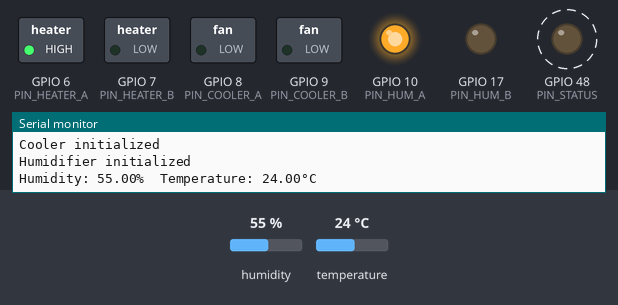
A sketch run on a simulated ESP32-S3. Shown: switched loads named in the sketch (green lamp = pin HIGH), output pins drawn as LEDs (lit = HIGH), the last lines printed to the serial monitor. Dashed ring = blinking. Inputs (shaded band) come from the test bench; at power-on: temperature 24 °C, humidity 55 %.

Above: at 1.2 s.
1.3 s: temperature set to 20.7 °C
6.2 s: temperature set to 19.6 °C
At 10.9 s:
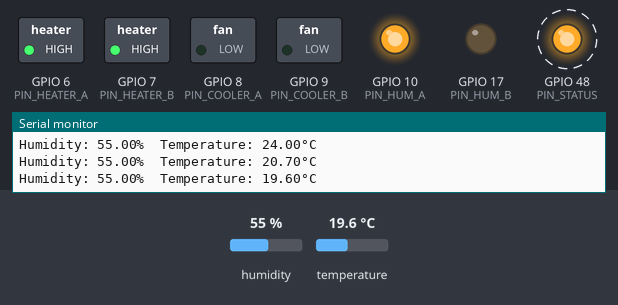
11.1 s: temperature set to 28 °C
At 15.8 s:
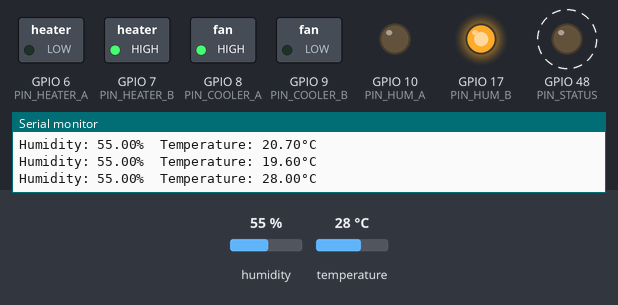
16.0 s: humidity set to 88 %
At 19.1 s:
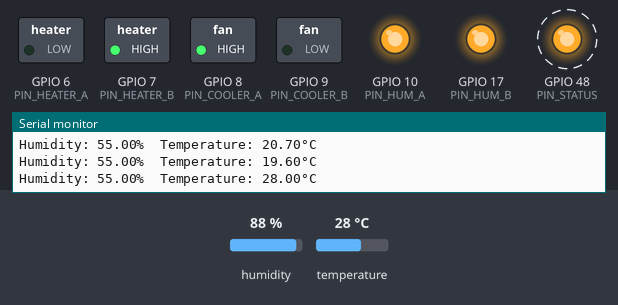
20.9 s: humidity set to 71 %
25.8 s: humidity set to 68 %
At 31.2 s:
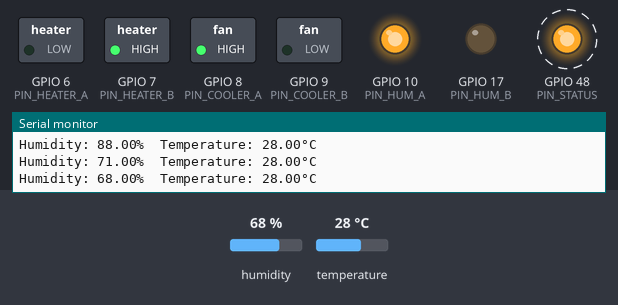
Timing chart, 0 to 31.7 s (numbered marks = the images above; inputs shaded):
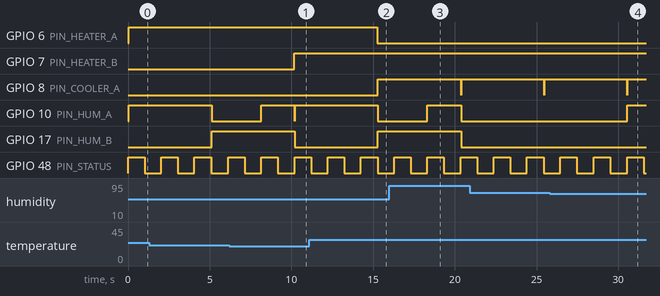

Measured:
- the behaviour switches between 20 and 19.9 °C on temperature (found by bisection; images 0 and 1)
- the behaviour switches between 70 and 69 % on humidity (found by bisection; images 3 and 4)
- after the input at 6.2 s, GPIO 7 (PIN_HEATER_B): LOW → HIGH after 4.0 s
- after the input at 11.1 s, GPIO 6 (PIN_HEATER_A): HIGH → LOW after 4.2 s; GPIO 8 (PIN_COOLER_A): LOW → HIGH after 4.2 s
- after the input at 16.0 s, GPIO 10 (PIN_HUM_A): goes on until 20.4 s, then stays LOW
- after the input at 25.8 s, GPIO 10 (PIN_HUM_A): LOW → HIGH after 4.8 s
- by itself, GPIO 48 (PIN_STATUS): alternates HIGH for 1.0 s and LOW for 1.0 s

The sketch:

main.ino
```cpp
#include "scheduler.h"
#include "software_timer.h"
#include "app_config.h"
#include <Arduino.h>

#include "task_heartbeat.h"
#include "task_sensor.h"
#include "task_heater.h"
#include "task_cooler.h"
#include "task_humidifier.h"


void TIMER_ISR(void *pvParameters) {
  while (1) {
    SCH_Update();
    vTaskDelay(10);
  }
}


void setup() {
  // Initialize all components
  initHeartbeat();
  initSensor();
  initHeater();
  initCooler(0);
  initHumidifier(1);


  xTaskCreate(TIMER_ISR, "TIMER_ISR", 2048, NULL, 2, NULL);
  SCH_Init();


  SCH_Add_Task(timerRun, 0, TICKS(1000));         // Add the timer run task (1 second cycle)

  // Add tasks to the scheduler
  SCH_Add_Task(taskBlink, 0, TICKS(1000));           // Heartbeat LED - blink every 1s
  SCH_Add_Task(taskReadSensor, 0, TICKS(5000));  // Read sensor every 5s
  SCH_Add_Task(taskHeater, 0, TICKS(5000));  // Update heater every 5s (after read new data from sensor)
  SCH_Add_Task(taskCooler, 0, 1);
  SCH_Add_Task(taskHumidifier, 0, 1);

}

void loop() {
  SCH_Dispatch_Tasks();
}
```

scheduler.c
```cpp
#include "Arduino.h"
#include "scheduler.h"

#ifdef __cplusplus
extern "C" {
#endif

#define INTERRUPT_CYCLE			10 // 10 milliseconds
#define PRESCALER			    	64
#define COUNTER_START 			65536 - INTERRUPT_CYCLE * 1000 * 16 / 64	// 16M is Core Clock

typedef struct {
	void ( * pTask)(void);
	uint32_t Delay;
	uint32_t Period;
	uint8_t RunMe;
	uint32_t TaskID;
} sTask;

// The array of tasks
static sTask SCH_tasks_G[SCH_MAX_TASKS];
static uint8_t array_Of_Task_ID[SCH_MAX_TASKS];
static uint32_t newTaskID = 0;
static uint32_t rearQueue = 0;
static uint32_t count_SCH_Update = 0;


static uint32_t Get_New_Task_ID(void);
static void TIMER_Init();

//Hardware timer handler
hw_timer_t *Timer0_Cfg = NULL;


void SCH_Init(void){
	//TIMER_Init();

}

void SCH_Update(void){
	// Check if there is a task at this location
	count_SCH_Update ++;
	if (SCH_tasks_G[0].pTask && SCH_tasks_G[0].RunMe == 0) {
		if(SCH_tasks_G[0].Delay > 0){
			SCH_tasks_G[0].Delay = SCH_tasks_G[0].Delay - 1;
		}
		if (SCH_tasks_G[0].Delay == 0) {
			SCH_tasks_G[0].RunMe = 1;
		}
	}
}
uint32_t SCH_Add_Task(void (* pFunction)(), uint32_t DELAY, uint32_t PERIOD){
	uint8_t newTaskIndex = 0;
	uint32_t sumDelay = 0;
	uint32_t newDelay = 0;

	for(newTaskIndex = 0; newTaskIndex < SCH_MAX_TASKS; newTaskIndex ++){
		sumDelay = sumDelay + SCH_tasks_G[newTaskIndex].Delay;
		if(sumDelay > DELAY){
			newDelay = DELAY - (sumDelay - SCH_tasks_G[newTaskIndex].Delay);
			SCH_tasks_G[newTaskIndex].Delay = sumDelay - DELAY;
			for(uint8_t i = SCH_MAX_TASKS - 1; i > newTaskIndex; i --){
//				if(SCH_tasks_G[i - 1].pTask != 0)
				{
					SCH_tasks_G[i].pTask = SCH_tasks_G[i - 1].pTask;
					SCH_tasks_G[i].Period = SCH_tasks_G[i - 1].Period;
					SCH_tasks_G[i].Delay = SCH_tasks_G[i - 1].Delay;
//					SCH_tasks_G[i].RunMe = SCH_tasks_G[i - 1].RunMe;
					SCH_tasks_G[i].TaskID = SCH_tasks_G[i - 1].TaskID;
				}
			}
			SCH_tasks_G[newTaskIndex].pTask = pFunction;
			SCH_tasks_G[newTaskIndex].Delay = newDelay;
			SCH_tasks_G[newTaskIndex].Period = PERIOD;
			if(SCH_tasks_G[newTaskIndex].Delay == 0){
				SCH_tasks_G[newTaskIndex].RunMe = 1;
			} else {
				SCH_tasks_G[newTaskIndex].RunMe = 0;
			}
			SCH_tasks_G[newTaskIndex].TaskID = Get_New_Task_ID();
			return SCH_tasks_G[newTaskIndex].TaskID;
		} else {
			if(SCH_tasks_G[newTaskIndex].pTask == 0x0000){
				SCH_tasks_G[newTaskIndex].pTask = pFunction;
				SCH_tasks_G[newTaskIndex].Delay = DELAY - sumDelay;
				SCH_tasks_G[newTaskIndex].Period = PERIOD;
				if(SCH_tasks_G[newTaskIndex].Delay == 0){
					SCH_tasks_G[newTaskIndex].RunMe = 1;
				} else {
					SCH_tasks_G[newTaskIndex].RunMe = 0;
				}
				SCH_tasks_G[newTaskIndex].TaskID = Get_New_Task_ID();
				return SCH_tasks_G[newTaskIndex].TaskID;
			}
		}
	}
	return SCH_tasks_G[newTaskIndex].TaskID;
}


uint8_t SCH_Delete_Task(uint32_t taskID){
	uint8_t Return_code  = 0;
	uint8_t taskIndex;
	uint8_t j;
	if(taskID != NO_TASK_ID){
		for(taskIndex = 0; taskIndex < SCH_MAX_TASKS; taskIndex ++){
			if(SCH_tasks_G[taskIndex].TaskID == taskID){
				Return_code = 1;
				if(taskIndex != 0 && taskIndex < SCH_MAX_TASKS - 1){
					if(SCH_tasks_G[taskIndex+1].pTask != 0x0000){
						SCH_tasks_G[taskIndex+1].Delay += SCH_tasks_G[taskIndex].Delay;
					}
				}

				for( j = taskIndex; j < SCH_MAX_TASKS - 1; j ++){
					SCH_tasks_G[j].pTask = SCH_tasks_G[j+1].pTask;
					SCH_tasks_G[j].Period = SCH_tasks_G[j+1].Period;
					SCH_tasks_G[j].Delay = SCH_tasks_G[j+1].Delay;
					SCH_tasks_G[j].RunMe = SCH_tasks_G[j+1].RunMe;
					SCH_tasks_G[j].TaskID = SCH_tasks_G[j+1].TaskID;
				}
				SCH_tasks_G[j].pTask = 0;
				SCH_tasks_G[j].Period = 0;
				SCH_tasks_G[j].Delay = 0;
				SCH_tasks_G[j].RunMe = 0;
				SCH_tasks_G[j].TaskID = 0;
				return Return_code;
			}
		}
	}
	return Return_code; // return status
}

void SCH_Dispatch_Tasks(void){
	if(SCH_tasks_G[0].RunMe > 0) {
		(*SCH_tasks_G[0].pTask)(); // Run the task
		SCH_tasks_G[0].RunMe = 0; // Reset / reduce RunMe flag
		sTask temtask = SCH_tasks_G[0];
		SCH_Delete_Task(temtask.TaskID);
		if (temtask.Period != 0) {
			SCH_Add_Task(temtask.pTask, temtask.Period, temtask.Period);
		}
	}
}

static uint32_t Get_New_Task_ID(void){
	newTaskID++;
	if(newTaskID == NO_TASK_ID){
		newTaskID++;
	}
	return newTaskID;
}

void IRAM_ATTR Timer0_ISR()
{
    SCH_Update();
}

void static TIMER_Init(){

}


#ifdef __cplusplus
}
#endif
```

scheduler.h
```cpp
#ifndef APP_SCHEDULER_H_
#define APP_SCHEDULER_H_

#include "stdint.h"


#define SCH_MAX_TASKS 			40
#define	NO_TASK_ID				0

#ifdef __cplusplus
extern "C" {
#endif

  void SCH_Init(void);
  void SCH_Update(void);
  uint32_t SCH_Add_Task(void (*p_function)(), uint32_t DELAY, uint32_t PERIOD);
  void SCH_Dispatch_Tasks(void);
  uint8_t SCH_Delete_Task(uint32_t TASK_ID);

#ifdef __cplusplus
}
#endif
#endif /* APP_SCHEDULER_H_ */
```

software_timer.c
```cpp
#include "software_timer.h"

int timer_counter[MAX];
int timer_flag[MAX];

#ifdef __cplusplus
extern "C" {
#endif

void setTimer(int index, int _counter) {
    timer_counter[index] = _counter;
    timer_flag[index] = 0;
}

int isTimerExpired(int index) {
    if (timer_flag[index] == 1) {
        timer_flag[index] = 0;
        return 1;
    }
    return 0;
}

void timerRun() {
    for (int i = 0; i < MAX; i++) {
        if (timer_counter[i] > 0) {
            timer_counter[i]--;
            if (timer_counter[i] == 0) {
                timer_flag[i] = 1;
            }
        }
    }
}

#ifdef __cplusplus
}
#endif
```

software_timer.h
```cpp
#ifndef INC_SOFTWARE_TIMER_H_
#define INC_SOFTWARE_TIMER_H_

#define MAX 10

#ifdef __cplusplus
extern "C" {
#endif

int isTimerExpired(int index);
void setTimer(int index, int _counter);
void timerRun();

#ifdef __cplusplus
}
#endif

#endif /* INC_SOFTWARE_TIMER_H_ */
```

task_cooler.cpp
```cpp
#include <Arduino.h>
#include "app_config.h"
#include "utils.h"
#include "task_sensor.h"
#include "task_cooler.h"
#include "software_timer.h"

#define INIT 0
#define OFF 1
#define ON 2

#define ON_TIME 5   // cooler will turn on for 5s

int cooler_status;  // Current state of the cooler
int cooler_timer_id;   // Timer ID for the cooler

void initCooler(int timer_id) {
  pinMode(PIN_COOLER_A, OUTPUT);
  pinMode(PIN_COOLER_B, OUTPUT);

  cooler_timer_id = timer_id;
  cooler_status = INIT;
  setTriColor(PIN_COOLER_A, PIN_COOLER_B, LIGHT_OFF);
  Serial.println("Cooler initialized");
}

void taskCooler(void) {
  switch(cooler_status) {
    case INIT:
      // Initialize the cooler and move to OFF state
      cooler_status = OFF;
      break;

    case OFF:
      // Cooler is off
      setTriColor(PIN_COOLER_A, PIN_COOLER_B, LIGHT_OFF);

      // If temperature is warm, turn on the cooler
      if (gTemp >= T_WARM_MIN) {
        cooler_status = ON;
        setTimer(cooler_timer_id, ON_TIME);  // Start the timer for ON_TIME seconds
      }
      break;

    case ON:
      // Cooler is on
      setTriColor(PIN_COOLER_A, PIN_COOLER_B, LIGHT_GRE);  // Turn on cooler with green light
      if (isTimerExpired(cooler_timer_id)) {
        // If the timer has expired (ON_TIME has passed), turn off the cooler
        cooler_status = OFF;
      }
      break;
  }
}
```

task_cooler.h
```cpp
#ifndef TASK_COOLER_H
#define TASK_COOLER_H

void taskCooler(void);
void initCooler(int);

#endif // TASK_COOLER_H
```

task_heartbeat.cpp
```cpp
#include <Arduino.h>
#include "app_config.h"
#include "task_heartbeat.h"

#define OFF 0
#define ON 1

int led_status;

void initHeartbeat() {
  pinMode(PIN_STATUS, OUTPUT);

  // the LED is off at the start
  led_status = OFF;
  digitalWrite(PIN_STATUS, LOW);
}

void taskBlink(void) {
  // interchange b/w 2 states: ON (1) and OFF (0)
  led_status = 1 - led_status;
  switch (led_status) {
    case ON:
      digitalWrite(PIN_STATUS, HIGH);
      break;
    case OFF:
      digitalWrite(PIN_STATUS, LOW);
      break;
  }
}
```

task_heartbeat.h
```cpp
#ifndef TASK_HEARTBEAT_H
#define TASK_HEARTBEAT_H

void taskBlink(void);
void initHeartbeat(void);

#endif // TASK_HEARTBEAT_H
```

task_heater.cpp
```cpp
#include <Arduino.h>
#include "app_config.h"
#include "utils.h"
#include "task_sensor.h"
#include "task_heater.h"

void initHeater() {
  pinMode(PIN_HEATER_A, OUTPUT);
  pinMode(PIN_HEATER_B, OUTPUT);

  setTriColor(PIN_HEATER_A, PIN_HEATER_B, LIGHT_OFF);
  Serial.println("Heater initialized");
}

void taskHeater(void) {
  if (gTemp >= T_SAFE_MIN && gTemp <= T_SAFE_MAX) {
    // Safe zone: temperature between 20°C and 25°C -> Show GREEN light
    setTriColor(PIN_HEATER_A, PIN_HEATER_B, LIGHT_GRE);
  }
  else if (gTemp >= T_WARM_MIN && gTemp <= T_WARM_MAX) {
    // Warm zone: temperature between 25°C and 28°C -> Show ORANGE light
    setTriColor(PIN_HEATER_A, PIN_HEATER_B, LIGHT_YEL);
  }
  else {
    // Danger zone: temperature < 20°C or >= 28°C -> Show RED light
    setTriColor(PIN_HEATER_A, PIN_HEATER_B, LIGHT_RED);
  }
}
```

task_heater.h
```cpp
#ifndef TASK_HEATER_H
#define TASK_HEATER_H

void taskHeater(void);
void initHeater(void);

#endif // TASK_HEATER_H
```

task_humidifier.cpp
```cpp
#include <Arduino.h>
#include <Arduino.h>
#include "app_config.h"
#include "utils.h"
#include "task_sensor.h"
#include "task_humidifier.h"
#include "software_timer.h"


#define INIT 0
#define OFF 1
#define GREEN 2
#define YELLOW 3
#define RED 4

#define GREEN_TIME 5
#define YELLOW_TIME 3
#define RED_TIME 2

int humidifier_status;
int humidifier_timer_id;

void initHumidifier(int timer_id) {
  pinMode(PIN_HUM_A, OUTPUT);
  pinMode(PIN_HUM_B, OUTPUT);

  humidifier_timer_id = timer_id;
  humidifier_status = INIT;
  setTriColor(PIN_HUM_A, PIN_HUM_B, LIGHT_OFF);
  Serial.println("Humidifier initialized");
}

void taskHumidifier(void) {
  switch (humidifier_status) {
    case INIT:
      humidifier_status = OFF;
      break;

    case OFF:
      setTriColor(PIN_HUM_A, PIN_HUM_B, LIGHT_OFF);
      if (gHum < H_LOW_MAX) {
        humidifier_status = GREEN;
        setTimer(humidifier_timer_id, GREEN_TIME);
      }
      break;

    case GREEN:
      setTriColor(PIN_HUM_A, PIN_HUM_B, LIGHT_GRE);
      if (isTimerExpired(humidifier_timer_id)) {
        humidifier_status = YELLOW;
        setTimer(humidifier_timer_id, YELLOW_TIME);
      }
      break;

    case YELLOW:
      setTriColor(PIN_HUM_A, PIN_HUM_B, LIGHT_YEL);
      if (isTimerExpired(humidifier_timer_id)) {
        humidifier_status = RED;
        setTimer(humidifier_timer_id, RED_TIME);
      }
      break;

    case RED:
      setTriColor(PIN_HUM_A, PIN_HUM_B, LIGHT_RED);
      if (isTimerExpired(humidifier_timer_id)) {
        humidifier_status = OFF;
      }
      break;
  }
}
```

task_humidifier.h
```cpp
#ifndef TASK_HUMIDIFIER_H
#define TASK_HUMIDIFIER_H

void taskHumidifier(void);
void initHumidifier(int);

#endif // TASK_HUMIDIFIER_H
```

task_sensor.cpp
```cpp
#include <Arduino.h>
#include <DHT20.h>
#include <Wire.h>
#include "task_sensor.h"
#include "app_config.h"


// Global variables
float gTemp = 0.0f;
float gHum = 0.0f;

// Local variables
DHT20 dht20;

void initSensor() {
  // Initialize serial communication at 115200 bits per second:
  Serial.begin(115200);
  Serial.println("Initializing DHT20 sensor...");

  Wire.begin(GPIO_NUM_11, GPIO_NUM_12);

  // Initialize DHT20 sensor
  if (dht20.begin()) {
    Serial.println("DHT20 sensor initialized successfully");
  } else {
    Serial.println("Failed to initialize DHT20 sensor! Check wiring.");
  }
}

void taskReadSensor(void) {
  dht20.read();

  // Reading temperature in Celsius
  float temperature = dht20.getTemperature();
  // Reading humidity
  float humidity = dht20.getHumidity();

  if (isnan(temperature) || isnan(humidity)) {
    Serial.println("Failed to read from DHT sensor!");
  } else {
    // save the information to the global variables
    gTemp = temperature;
    gHum = humidity;

      // Print the results
    Serial.print("Humidity: ");
    Serial.print(gHum);
    Serial.print("%  Temperature: ");
    Serial.print(gTemp);
    Serial.println("°C");
  }
}
```

task_sensor.h
```cpp
#ifndef TASK_SENSOR_H
#define TASK_SENSOR_H

void taskReadSensor(void);
void initSensor(void);

// Global temperature and humidity variables
extern float gTemp;
extern float gHum;

#endif // TASK_SENSOR_H
```

utils.cpp
```cpp
#include "utils.h"

void setTriColor(uint8_t pinA, uint8_t pinB, uint8_t code) {
  /* code: 0‑off, 1‑green, 2‑yellow, 3‑red */
  switch (code) {
    case LIGHT_GRE:
      digitalWrite(pinA, HIGH);
      digitalWrite(pinB, LOW);
      break;

    case LIGHT_YEL:
      digitalWrite(pinA, LOW);
      digitalWrite(pinB, HIGH);
      break;

    case LIGHT_RED:
      digitalWrite(pinA, HIGH);
      digitalWrite(pinB, HIGH);
      break;

    case LIGHT_OFF:
    default:
      digitalWrite(pinA, LOW);
      digitalWrite(pinB, LOW);
      break;
  }
}
```

utils.h
```cpp
#ifndef UTILS_H
#define UTILS_H

#define LIGHT_OFF 0
#define LIGHT_GRE 1
#define LIGHT_YEL 2
#define LIGHT_RED 3

#include <Arduino.h>

/* Pin helper for tri-color LED control */
void setTriColor(uint8_t pinA, uint8_t pinB, uint8_t code);

#endif // UTILS_H
```

app_config.h
```cpp
#ifndef APP_CONFIG_H
#define APP_CONFIG_H

/* ---------------- Pin map ---------------- */
#define PIN_STATUS       48  // on‑board LED (heartbeat)

#define PIN_HEATER_A      6  // D3
#define PIN_HEATER_B      7  // D4
#define PIN_COOLER_A      8  // D5
#define PIN_COOLER_B      9  // D6
#define PIN_HUM_A        10  // D7
#define PIN_HUM_B        17  // D8


/* ---------------- Thresholds ---------------- */
#define T_SAFE_MIN       20        // °C
#define T_SAFE_MAX       25
#define T_WARM_MIN       25
#define T_WARM_MAX       28
#define H_LOW_MAX        70        // %RH

/* ---------------- Tick helper ---------------- */
#define TICKS(ms)   ((ms) / 10)

#endif // APP_CONFIG_H
```
